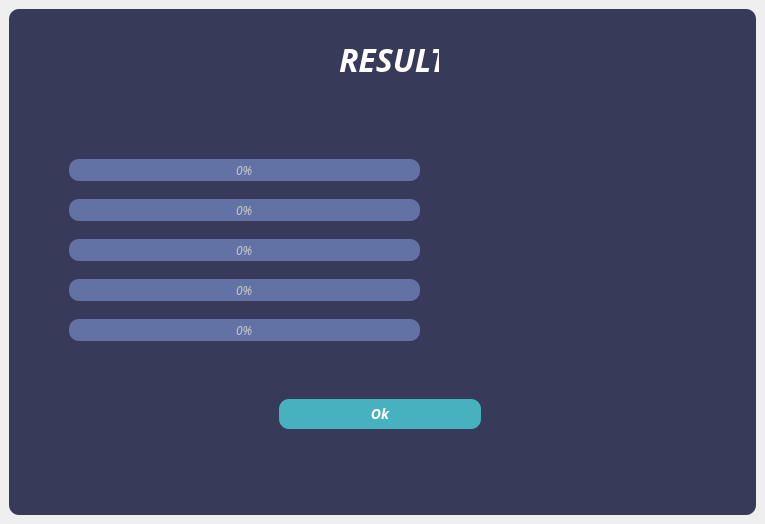
<?xml version="1.0" encoding="UTF-8"?>
<ui version="4.0">
 <class>MainWindow</class>
 <widget class="QMainWindow" name="MainWindow">
  <property name="geometry">
   <rect>
    <x>0</x>
    <y>0</y>
    <width>765</width>
    <height>524</height>
   </rect>
  </property>
  <property name="windowTitle">
   <string>MainWindow</string>
  </property>
  <widget class="QWidget" name="centralwidget">
   <layout class="QVBoxLayout" name="verticalLayout">
    <item>
     <widget class="QFrame" name="frame">
      <property name="styleSheet">
       <string notr="true">QFrame {
	background-color:rgb(56, 58, 89);
	color:rgb(220, 220, 220);
	border-radius:10px;
}</string>
      </property>
      <property name="frameShape">
       <enum>QFrame::StyledPanel</enum>
      </property>
      <property name="frameShadow">
       <enum>QFrame::Raised</enum>
      </property>
      <widget class="QLabel" name="lbl_User_Heading">
       <property name="geometry">
        <rect>
         <x>330</x>
         <y>30</y>
         <width>100</width>
         <height>40</height>
        </rect>
       </property>
       <property name="font">
        <font>
         <family>Calibri Light</family>
         <pointsize>24</pointsize>
         <italic>true</italic>
         <bold>true</bold>
        </font>
       </property>
       <property name="styleSheet">
        <string notr="true">color: White;</string>
       </property>
       <property name="text">
        <string>RESULT</string>
       </property>
      </widget>
      <widget class="QPushButton" name="btn_submit">
       <property name="geometry">
        <rect>
         <x>270</x>
         <y>390</y>
         <width>202</width>
         <height>30</height>
        </rect>
       </property>
       <property name="font">
        <font>
         <family>Calibri Light</family>
         <pointsize>-1</pointsize>
         <italic>true</italic>
         <bold>true</bold>
        </font>
       </property>
       <property name="styleSheet">
        <string notr="true">QPushButton{
    background-color: #48b1bf;
    border-width: 2px;
	color: white;
    border-radius: 10px;
    border-color: beige;
    font: bold italic 14px;
    min-width: 10em;
    padding: 6px;
}
QPushButton:pressed {
    background-color:  #06beb6;
    border-style: inset;
}
</string>
       </property>
       <property name="text">
        <string>Ok</string>
       </property>
      </widget>
      <widget class="QProgressBar" name="progrs_agreeableness">
       <property name="geometry">
        <rect>
         <x>60</x>
         <y>270</y>
         <width>351</width>
         <height>22</height>
        </rect>
       </property>
       <property name="font">
        <font>
         <family>Calibri Light</family>
         <italic>true</italic>
        </font>
       </property>
       <property name="styleSheet">
        <string notr="true">QProgressBar {

	background-color:rgb(98, 114, 164);
	color:rgb(200,200,200);
	border-style:none;
	border-radius:10px;
	text-align:center;

}
QProgressBar::chunk{
	border-radius:10px;
	background-color:qlineargradient(spread:pad, x1:0, y1:0.511364, x2:1, y2:0.523,stop:0 #de6262,stop:1 #ffb88c);
}</string>
       </property>
       <property name="value">
        <number>0</number>
       </property>
      </widget>
      <widget class="QProgressBar" name="progrs_extraversion">
       <property name="geometry">
        <rect>
         <x>60</x>
         <y>230</y>
         <width>351</width>
         <height>22</height>
        </rect>
       </property>
       <property name="font">
        <font>
         <family>Calibri Light</family>
         <italic>true</italic>
        </font>
       </property>
       <property name="styleSheet">
        <string notr="true">QProgressBar {

	background-color:rgb(98, 114, 164);
	color:rgb(200,200,200);
	border-style:none;
	border-radius:10px;
	text-align:center;

}
QProgressBar::chunk{
	border-radius:10px;
	background-color:qlineargradient(spread:pad, x1:0, y1:0, x2:1, y2:1, stop:0 rgba(66, 133, 255, 255), stop:1 rgba(180, 180, 180, 255))
}</string>
       </property>
       <property name="value">
        <number>0</number>
       </property>
      </widget>
      <widget class="QProgressBar" name="progrs_neuroticism">
       <property name="geometry">
        <rect>
         <x>60</x>
         <y>310</y>
         <width>351</width>
         <height>22</height>
        </rect>
       </property>
       <property name="font">
        <font>
         <family>Calibri Light</family>
         <italic>true</italic>
        </font>
       </property>
       <property name="styleSheet">
        <string notr="true">QProgressBar {

	background-color:rgb(98, 114, 164);
	color:rgb(200,200,200);
	border-style:none;
	border-radius:10px;
	text-align:center;

}
QProgressBar::chunk{
	border-radius:10px;
	background-color:qlineargradient(spread:pad, x1:0, y1:0, x2:1, y2:1, stop:0 #eacda3, stop:1 #d6ae7b);
}</string>
       </property>
       <property name="value">
        <number>0</number>
       </property>
      </widget>
      <widget class="QProgressBar" name="progrs_conscientiousness">
       <property name="geometry">
        <rect>
         <x>60</x>
         <y>190</y>
         <width>351</width>
         <height>22</height>
        </rect>
       </property>
       <property name="font">
        <font>
         <family>Calibri Light</family>
         <italic>true</italic>
        </font>
       </property>
       <property name="styleSheet">
        <string notr="true">QProgressBar {
	background-color:rgb(98, 114, 164);
	color:rgb(200,200,200);
	border-style:none;
	border-radius:10px;
	text-align:center;

}
QProgressBar::chunk{
	border-radius:10px;
	background-color: qlineargradient(spread:pad, x1:0, y1:0, x2:1, y2:1, stop:0 rgba(93, 242, 168, 255), stop:1 rgba(171, 171, 171, 255));
}</string>
       </property>
       <property name="value">
        <number>0</number>
       </property>
      </widget>
      <widget class="QProgressBar" name="progrs_oppeness">
       <property name="geometry">
        <rect>
         <x>60</x>
         <y>150</y>
         <width>351</width>
         <height>22</height>
        </rect>
       </property>
       <property name="font">
        <font>
         <family>Calibri Light</family>
         <italic>true</italic>
        </font>
       </property>
       <property name="styleSheet">
        <string notr="true">QProgressBar {
	background-color:rgb(98, 114, 164);
	color:rgb(200,200,200);
	border-style:none;
	border-radius:10px;
	text-align:center;

}
QProgressBar::chunk{
	border-radius:10px;
	background-color: qlineargradient(spread:pad, x1:0, y1:0, x2:1, y2:1, stop:0 #06beb6, stop: 1 #48b1bf);
setVisible: False;
}</string>
       </property>
       <property name="maximum">
        <number>100</number>
       </property>
       <property name="value">
        <number>0</number>
       </property>
      </widget>
     </widget>
    </item>
   </layout>
  </widget>
 </widget>
 <resources/>
 <connections/>
</ui>
